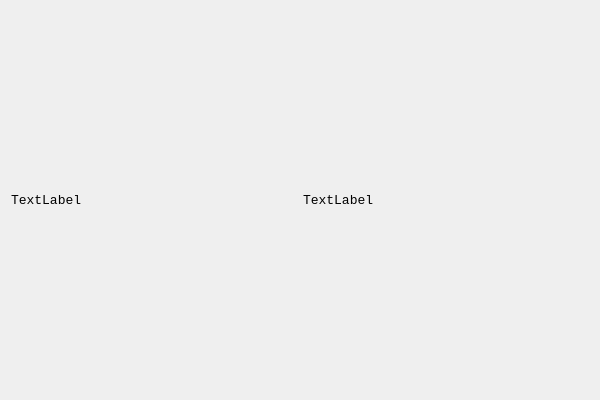
<?xml version="1.0" encoding="UTF-8"?>
<ui version="4.0">
 <class>AppInstClass</class>
 <widget class="QWidget" name="AppInstClass">
  <property name="geometry">
   <rect>
    <x>0</x>
    <y>0</y>
    <width>600</width>
    <height>400</height>
   </rect>
  </property>
  <property name="font">
   <font>
    <family>Consolas</family>
    <pointsize>10</pointsize>
   </font>
  </property>
  <property name="windowTitle">
   <string>AppInst</string>
  </property>
  <property name="windowIcon">
   <iconset resource="AppInst.qrc">
    <normaloff>:/AppInst.ico</normaloff>:/AppInst.ico</iconset>
  </property>
  <layout class="QHBoxLayout" name="horizontalLayout">
   <item>
    <widget class="QLabel" name="labelContent">
     <property name="text">
      <string>TextLabel</string>
     </property>
    </widget>
   </item>
   <item>
    <widget class="QLabel" name="labelNum">
     <property name="text">
      <string>TextLabel</string>
     </property>
    </widget>
   </item>
  </layout>
 </widget>
 <layoutdefault spacing="6" margin="11"/>
 <resources>
  <include location="AppInst.qrc"/>
 </resources>
 <connections/>
</ui>
